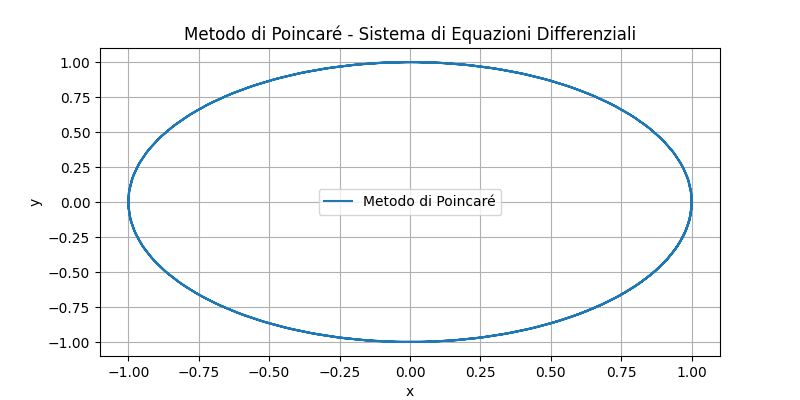

Source code (Python):
import numpy as np
from scipy.integrate import solve_ivp
import matplotlib.pyplot as plt

# Definizione del sistema di equazioni differenziali
def sistema(t, z):
    x, y = z
    dxdt = y
    dydt = -x
    return [dxdt, dydt]

# Definizione dei tempi in cui campionare la soluzione (metodo di Poincaré)
tempi_poincare = np.arange(0, 20, 0.1)

# Condizioni iniziali
condizioni_iniziali = [1.0, 0.0]

# Risoluzione del sistema di equazioni differenziali usando il metodo di Poincaré
soluzione_poincare = solve_ivp(sistema, [0, 20], condizioni_iniziali, t_eval=tempi_poincare)

# Plot del risultato del metodo di Poincaré
plt.figure(figsize=(8, 4))
plt.plot(soluzione_poincare.y[0], soluzione_poincare.y[1], label='Metodo di Poincaré')
plt.title('Metodo di Poincaré - Sistema di Equazioni Differenziali')
plt.xlabel('x')
plt.ylabel('y')
plt.legend()
plt.grid(True)
plt.show()
